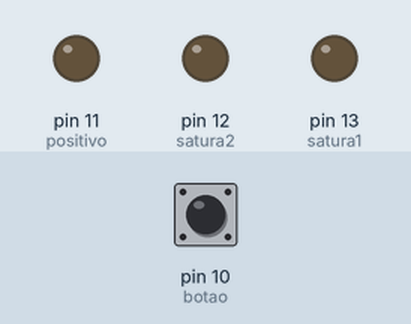
Simulated run of this sketch. Board: Arduino Uno, built with avr-gcc and run on an emulated ATmega328P. Parts: output pins drawn as LEDs (lit = HIGH). The inputs (shaded band) are chosen by the test bench; at power-on: pin 10 (botao) LOW.

Above: at 1.2 s.
1.3 s: pin 10 (botao) pulled HIGH for 0.15 s
At 2.2 s:
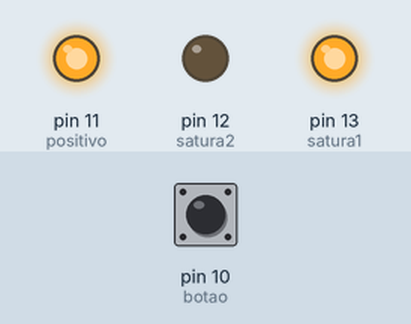
At 5.7 s:
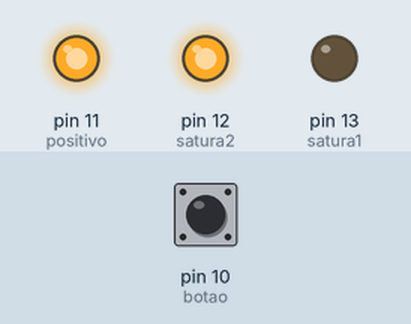
Timing chart, 0 to 10.4 s (numbered marks = the images above; inputs shaded):
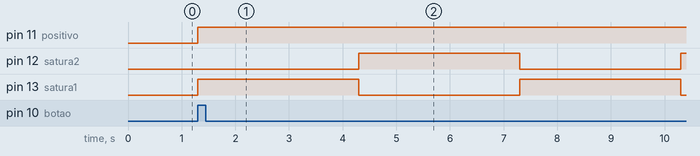

Measured:
- after the input at 1.3 s, pin 11 (positivo): LOW → HIGH at once; pin 12 (satura2): LOW → HIGH after 3.0 s, → LOW 3.0 s later, → HIGH 3.0 s later; pin 13 (satura1): alternates HIGH for 3.0 s and LOW for 3.0 s, starting at once

The sketch:

2motores_1botao.ino
```cpp
int satura1 = 13;
int satura2 = 12;
int positivo = 11;
int botao = 10;
int anterior = LOW;
int botaoPressionado = LOW;
boolean botaoLigado = false;

void setup() {
  // put your setup code here, to run once:
  pinMode(satura1, OUTPUT);
  pinMode(satura2, OUTPUT);
  pinMode(positivo, OUTPUT);
  pinMode(positivo, OUTPUT);
  pinMode(botao, INPUT);
  Serial.begin(9600);
}

void loop() {
  // put your main code here, to run repeatedly:
  botaoPressionado = digitalRead(botao);
  if((anterior == LOW)&& (botaoPressionado == HIGH)){
    if(!botaoLigado)
      botaoLigado = true;
    else
      botaoLigado = false;
  }
  anterior = botaoPressionado;
  if(botaoLigado){
      digitalWrite(positivo, HIGH);
      digitalWrite(satura2, LOW);
      digitalWrite(satura1, HIGH);
      delay(3000);
      digitalWrite(satura1, LOW);
      digitalWrite(satura2, HIGH);
      delay(3000);
  }else{
      digitalWrite(satura1, LOW);
      digitalWrite(satura2, LOW);
      digitalWrite(positivo, LOW);
  }
}
```
